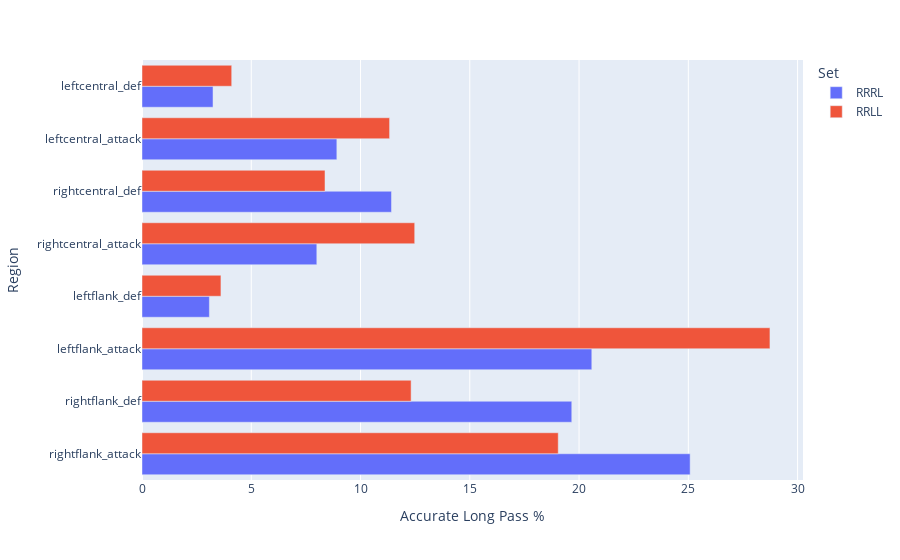

Here is the notebook cell this chart was saved with:
### Code cell
# data_reg = [['Right Flank Attack', 25.517241379310345, 'RRRL'],
#             ['Right Flank Attack',19.224283305227654, 'RRLL'],
#             ['Right Flank Def', 20.086206896551726, 'RRRL'],
#             ['Right Flank Def', 12.478920741989882, 'RRLL'],
#             ['Left Flank Attack', 20.17241379310345, 'RRRL'],
#             ['Left Flank Attack', 28.836424957841484, 'RRLL'],
#             ['Left Flank Def', 3.189655172413793, 'RRRL'],
#             ['Left Flank Def', 3.204047217537943, 'RRLL'],
#             ['Right Central Attack', 7.5, 'RRRL'],
#             ['Right Central Attack', 12.647554806070826, 'RRLL'],
#             ['Right Central Def', 11.637931034482758, 'RRRL'],
#             ['Right Central Def', 8.600337268128163, 'RRLL'],
#             ['Left Central Attack', 8.620689655172415, 'RRRL'],
#             ['Left Central Attack', 10.961214165261383, 'RRLL'],
#             ['Left Central Def', 3.2758620689655173, 'RRRL'],
#             ['Left Central Def', 4.0472175379426645, 'RRLL']]
# reg = pd.DataFrame(data_reg, columns = ['Region', 'Accurate Long Pass %', 'Set'])
# fig = px.bar(reg, x="Accurate Long Pass %", y="Region", color='Set', barmode='group', orientation='h')
# fig.show()
rrrl_data = list(zip(regions,rrrl_region_per))
rrrl_data_reg = [list(i) + ["RRRL"] for i in rrrl_data]
rrll_data = list(zip(regions,rrll_region_per))
rrll_data_reg = [list(i) + ["RRLL"] for i in rrll_data]
data_reg = rrrl_data_reg + rrll_data_reg
reg = pd.DataFrame(data_reg, columns = ['Region', 'Accurate Long Pass %', 'Set'])
fig = px.bar(reg, x="Accurate Long Pass %", y="Region", color='Set', barmode='group', orientation='h')
fig.show()

### Figure 1 — Plotly figure (JSON) as saved in the notebook; plotly's stock layout.template omitted (floating-point values rounded to 4 significant figures)
{"data": [{"alignmentgroup": "True", "hovertemplate": "Set=RRRL<br>Accurate Long Pass %=%{x}<br>Region=%{y}<extra></extra>", "legendgroup": "RRRL", "marker": {"color": "#636efa"}, "name": "RRRL", "offsetgroup": "RRRL", "orientation": "h", "showlegend": true, "textposition": "auto", "type": "bar", "x": [25.08, 19.67, 20.58, 3.083, 8, 11.42, 8.917, 3.25], "xaxis": "x", "y": ["rightflank_attack", "rightflank_def", "leftflank_attack", "leftflank_def", "rightcentral_attack", "rightcentral_def", "leftcentral_attack", "leftcentral_def"], "yaxis": "y"}, {"alignmentgroup": "True", "hovertemplate": "Set=RRLL<br>Accurate Long Pass %=%{x}<br>Region=%{y}<extra></extra>", "legendgroup": "RRLL", "marker": {"color": "#EF553B"}, "name": "RRLL", "offsetgroup": "RRLL", "orientation": "h", "showlegend": true, "textposition": "auto", "type": "bar", "x": [19.05, 12.32, 28.74, 3.612, 12.48, 8.374, 11.33, 4.105], "xaxis": "x", "y": ["rightflank_attack", "rightflank_def", "leftflank_attack", "leftflank_def", "rightcentral_attack", "rightcentral_def", "leftcentral_attack", "leftcentral_def"], "yaxis": "y"}], "layout": {"autosize": true, "barmode": "group", "legend": {"title": {"text": "Set"}, "tracegroupgap": 0}, "margin": {"t": 60}, "xaxis": {"anchor": "y", "autorange": true, "domain": [0, 1], "range": [0, 30.25], "title": {"text": "Accurate Long Pass %"}, "type": "linear"}, "yaxis": {"anchor": "x", "autorange": true, "domain": [0, 1], "range": [-0.5, 7.5], "title": {"text": "Region"}, "type": "category"}}}
